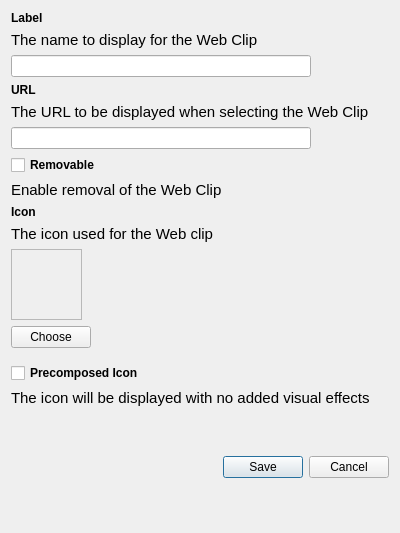
<?xml version="1.0" encoding="UTF-8"?>
<ui version="4.0">
 <class>WebClipDialog</class>
 <widget class="QDialog" name="WebClipDialog">
  <property name="geometry">
   <rect>
    <x>0</x>
    <y>0</y>
    <width>400</width>
    <height>533</height>
   </rect>
  </property>
  <property name="sizePolicy">
   <sizepolicy hsizetype="Fixed" vsizetype="Fixed">
    <horstretch>0</horstretch>
    <verstretch>0</verstretch>
   </sizepolicy>
  </property>
  <property name="minimumSize">
   <size>
    <width>400</width>
    <height>533</height>
   </size>
  </property>
  <property name="windowTitle">
   <string>Web Clip</string>
  </property>
  <layout class="QVBoxLayout" name="verticalLayout">
   <item>
    <widget class="QLabel" name="labelLB">
     <property name="sizePolicy">
      <sizepolicy hsizetype="Fixed" vsizetype="Fixed">
       <horstretch>0</horstretch>
       <verstretch>0</verstretch>
      </sizepolicy>
     </property>
     <property name="minimumSize">
      <size>
       <width>50</width>
       <height>0</height>
      </size>
     </property>
     <property name="font">
      <font>
       <weight>75</weight>
       <bold>true</bold>
      </font>
     </property>
     <property name="text">
      <string>Label</string>
     </property>
    </widget>
   </item>
   <item>
    <widget class="QLabel" name="labelLB2">
     <property name="sizePolicy">
      <sizepolicy hsizetype="Fixed" vsizetype="Fixed">
       <horstretch>0</horstretch>
       <verstretch>0</verstretch>
      </sizepolicy>
     </property>
     <property name="minimumSize">
      <size>
       <width>0</width>
       <height>0</height>
      </size>
     </property>
     <property name="font">
      <font>
       <pointsize>11</pointsize>
      </font>
     </property>
     <property name="text">
      <string>The name to display for the Web Clip</string>
     </property>
    </widget>
   </item>
   <item>
    <widget class="QLineEdit" name="labelLE">
     <property name="sizePolicy">
      <sizepolicy hsizetype="Fixed" vsizetype="Fixed">
       <horstretch>0</horstretch>
       <verstretch>0</verstretch>
      </sizepolicy>
     </property>
     <property name="minimumSize">
      <size>
       <width>300</width>
       <height>22</height>
      </size>
     </property>
    </widget>
   </item>
   <item>
    <widget class="QLabel" name="urlLB">
     <property name="sizePolicy">
      <sizepolicy hsizetype="Fixed" vsizetype="Fixed">
       <horstretch>0</horstretch>
       <verstretch>0</verstretch>
      </sizepolicy>
     </property>
     <property name="minimumSize">
      <size>
       <width>50</width>
       <height>0</height>
      </size>
     </property>
     <property name="font">
      <font>
       <weight>75</weight>
       <bold>true</bold>
      </font>
     </property>
     <property name="text">
      <string>URL</string>
     </property>
    </widget>
   </item>
   <item>
    <widget class="QLabel" name="urlLB2">
     <property name="sizePolicy">
      <sizepolicy hsizetype="Fixed" vsizetype="Fixed">
       <horstretch>0</horstretch>
       <verstretch>0</verstretch>
      </sizepolicy>
     </property>
     <property name="font">
      <font>
       <pointsize>11</pointsize>
      </font>
     </property>
     <property name="text">
      <string>The URL to be displayed when selecting the Web Clip</string>
     </property>
    </widget>
   </item>
   <item>
    <widget class="QLineEdit" name="urlLE">
     <property name="sizePolicy">
      <sizepolicy hsizetype="Fixed" vsizetype="Fixed">
       <horstretch>0</horstretch>
       <verstretch>0</verstretch>
      </sizepolicy>
     </property>
     <property name="minimumSize">
      <size>
       <width>300</width>
       <height>0</height>
      </size>
     </property>
    </widget>
   </item>
   <item>
    <widget class="QCheckBox" name="removableCB">
     <property name="sizePolicy">
      <sizepolicy hsizetype="Fixed" vsizetype="Fixed">
       <horstretch>0</horstretch>
       <verstretch>0</verstretch>
      </sizepolicy>
     </property>
     <property name="font">
      <font>
       <weight>75</weight>
       <bold>true</bold>
      </font>
     </property>
     <property name="text">
      <string>Removable</string>
     </property>
    </widget>
   </item>
   <item>
    <widget class="QLabel" name="removableLB">
     <property name="sizePolicy">
      <sizepolicy hsizetype="Fixed" vsizetype="Fixed">
       <horstretch>0</horstretch>
       <verstretch>0</verstretch>
      </sizepolicy>
     </property>
     <property name="minimumSize">
      <size>
       <width>180</width>
       <height>0</height>
      </size>
     </property>
     <property name="font">
      <font>
       <pointsize>11</pointsize>
      </font>
     </property>
     <property name="text">
      <string>Enable removal of the Web Clip</string>
     </property>
    </widget>
   </item>
   <item>
    <widget class="QLabel" name="iconLB">
     <property name="sizePolicy">
      <sizepolicy hsizetype="Fixed" vsizetype="Fixed">
       <horstretch>0</horstretch>
       <verstretch>0</verstretch>
      </sizepolicy>
     </property>
     <property name="minimumSize">
      <size>
       <width>50</width>
       <height>0</height>
      </size>
     </property>
     <property name="font">
      <font>
       <weight>75</weight>
       <bold>true</bold>
      </font>
     </property>
     <property name="text">
      <string>Icon</string>
     </property>
    </widget>
   </item>
   <item>
    <widget class="QLabel" name="iconLB2">
     <property name="sizePolicy">
      <sizepolicy hsizetype="Fixed" vsizetype="Fixed">
       <horstretch>0</horstretch>
       <verstretch>0</verstretch>
      </sizepolicy>
     </property>
     <property name="font">
      <font>
       <pointsize>11</pointsize>
      </font>
     </property>
     <property name="text">
      <string>The icon used for the Web clip</string>
     </property>
    </widget>
   </item>
   <item>
    <widget class="QLabel" name="iconLB_2">
     <property name="sizePolicy">
      <sizepolicy hsizetype="Fixed" vsizetype="Fixed">
       <horstretch>0</horstretch>
       <verstretch>0</verstretch>
      </sizepolicy>
     </property>
     <property name="minimumSize">
      <size>
       <width>71</width>
       <height>71</height>
      </size>
     </property>
     <property name="maximumSize">
      <size>
       <width>71</width>
       <height>71</height>
      </size>
     </property>
     <property name="frameShape">
      <enum>QFrame::StyledPanel</enum>
     </property>
     <property name="frameShadow">
      <enum>QFrame::Sunken</enum>
     </property>
     <property name="text">
      <string/>
     </property>
     <property name="pixmap">
      <pixmap resource="../FileWaveGuiLib/GuiLib.qrc">:/iblank.png</pixmap>
     </property>
     <property name="margin">
      <number>3</number>
     </property>
    </widget>
   </item>
   <item>
    <widget class="QPushButton" name="chooseIconBTN">
     <property name="sizePolicy">
      <sizepolicy hsizetype="Fixed" vsizetype="Fixed">
       <horstretch>0</horstretch>
       <verstretch>0</verstretch>
      </sizepolicy>
     </property>
     <property name="minimumSize">
      <size>
       <width>35</width>
       <height>0</height>
      </size>
     </property>
     <property name="text">
      <string>Choose</string>
     </property>
    </widget>
   </item>
   <item>
    <spacer name="verticalSpacer">
     <property name="orientation">
      <enum>Qt::Vertical</enum>
     </property>
     <property name="sizeType">
      <enum>QSizePolicy::Fixed</enum>
     </property>
     <property name="sizeHint" stdset="0">
      <size>
       <width>20</width>
       <height>9</height>
      </size>
     </property>
    </spacer>
   </item>
   <item>
    <widget class="QCheckBox" name="precomposedCB">
     <property name="font">
      <font>
       <weight>75</weight>
       <bold>true</bold>
      </font>
     </property>
     <property name="text">
      <string>Precomposed Icon</string>
     </property>
    </widget>
   </item>
   <item>
    <widget class="QLabel" name="precomposedLB">
     <property name="sizePolicy">
      <sizepolicy hsizetype="Fixed" vsizetype="Maximum">
       <horstretch>0</horstretch>
       <verstretch>0</verstretch>
      </sizepolicy>
     </property>
     <property name="font">
      <font>
       <pointsize>11</pointsize>
      </font>
     </property>
     <property name="text">
      <string>The icon will be displayed with no added visual effects</string>
     </property>
    </widget>
   </item>
   <item>
    <widget class="QDialogButtonBox" name="WCbuttonBox">
     <property name="sizePolicy">
      <sizepolicy hsizetype="Preferred" vsizetype="Preferred">
       <horstretch>0</horstretch>
       <verstretch>0</verstretch>
      </sizepolicy>
     </property>
     <property name="standardButtons">
      <set>QDialogButtonBox::Cancel|QDialogButtonBox::Save</set>
     </property>
    </widget>
   </item>
  </layout>
 </widget>
 <resources>
  <include location="../FileWaveGuiLib/GuiLib.qrc"/>
 </resources>
 <connections/>
</ui>
